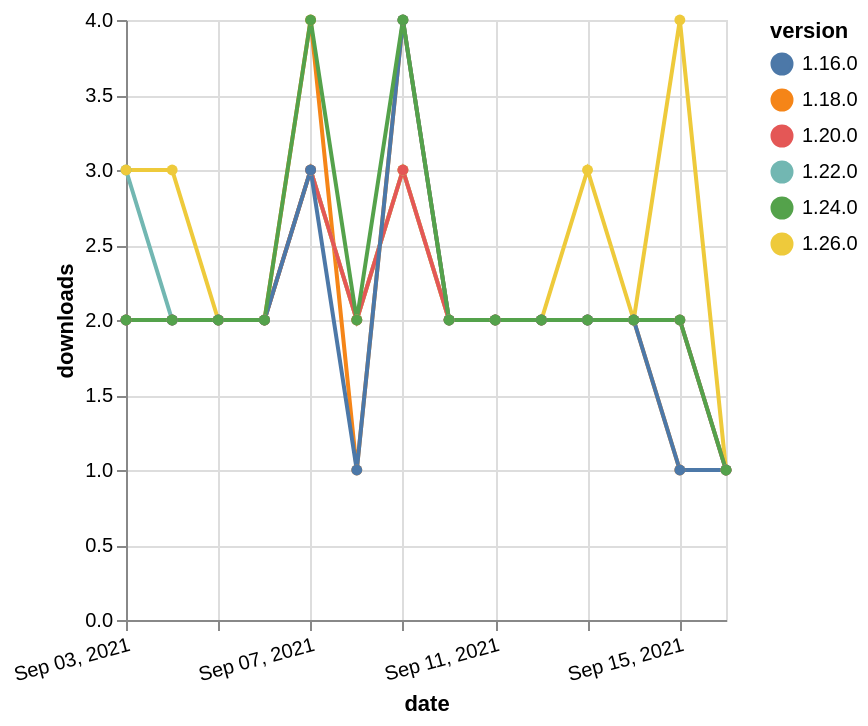

The specification (Vega-Lite) saved for this image:
### Vega-Lite specification from a JSON file in a GitHub repository (floating-point values rounded to 4 significant figures)
{"$schema": "https://vega.github.io/schema/vega-lite/v5.json", "description": "A simple bar chart with embedded data.", "data": {"values": [{"date": "2021-09-03", "total": 1948, "delta": 2, "version": "1.18.0"}, {"date": "2021-09-04", "total": 1950, "delta": 2, "version": "1.18.0"}, {"date": "2021-09-05", "total": 1952, "delta": 2, "version": "1.18.0"}, {"date": "2021-09-06", "total": 1954, "delta": 2, "version": "1.18.0"}, {"date": "2021-09-07", "total": 1958, "delta": 4, "version": "1.18.0"}, {"date": "2021-09-08", "total": 1959, "delta": 1, "version": "1.18.0"}, {"date": "2021-09-09", "total": 1963, "delta": 4, "version": "1.18.0"}, {"date": "2021-09-10", "total": 1965, "delta": 2, "version": "1.18.0"}, {"date": "2021-09-11", "total": 1967, "delta": 2, "version": "1.18.0"}, {"date": "2021-09-12", "total": 1969, "delta": 2, "version": "1.18.0"}, {"date": "2021-09-13", "total": 1971, "delta": 2, "version": "1.18.0"}, {"date": "2021-09-14", "total": 1973, "delta": 2, "version": "1.18.0"}, {"date": "2021-09-15", "total": 1974, "delta": 1, "version": "1.18.0"}, {"date": "2021-09-16", "total": 1975, "delta": 1, "version": "1.18.0"}, {"date": "2021-09-03", "total": 994, "delta": 3, "version": "1.22.0"}, {"date": "2021-09-04", "total": 996, "delta": 2, "version": "1.22.0"}, {"date": "2021-09-05", "total": 998, "delta": 2, "version": "1.22.0"}, {"date": "2021-09-06", "total": 1000, "delta": 2, "version": "1.22.0"}, {"date": "2021-09-07", "total": 1003, "delta": 3, "version": "1.22.0"}, {"date": "2021-09-08", "total": 1005, "delta": 2, "version": "1.22.0"}, {"date": "2021-09-09", "total": 1008, "delta": 3, "version": "1.22.0"}, {"date": "2021-09-10", "total": 1010, "delta": 2, "version": "1.22.0"}, {"date": "2021-09-11", "total": 1012, "delta": 2, "version": "1.22.0"}, {"date": "2021-09-12", "total": 1014, "delta": 2, "version": "1.22.0"}, {"date": "2021-09-13", "total": 1016, "delta": 2, "version": "1.22.0"}, {"date": "2021-09-14", "total": 1018, "delta": 2, "version": "1.22.0"}, {"date": "2021-09-15", "total": 1020, "delta": 2, "version": "1.22.0"}, {"date": "2021-09-16", "total": 1021, "delta": 1, "version": "1.22.0"}, {"date": "2021-09-03", "total": 219, "delta": 3, "version": "1.26.0"}, {"date": "2021-09-04", "total": 222, "delta": 3, "version": "1.26.0"}, {"date": "2021-09-05", "total": 224, "delta": 2, "version": "1.26.0"}, {"date": "2021-09-06", "total": 226, "delta": 2, "version": "1.26.0"}, {"date": "2021-09-07", "total": 229, "delta": 3, "version": "1.26.0"}, {"date": "2021-09-08", "total": 231, "delta": 2, "version": "1.26.0"}, {"date": "2021-09-09", "total": 234, "delta": 3, "version": "1.26.0"}, {"date": "2021-09-10", "total": 236, "delta": 2, "version": "1.26.0"}, {"date": "2021-09-11", "total": 238, "delta": 2, "version": "1.26.0"}, {"date": "2021-09-12", "total": 240, "delta": 2, "version": "1.26.0"}, {"date": "2021-09-13", "total": 243, "delta": 3, "version": "1.26.0"}, {"date": "2021-09-14", "total": 245, "delta": 2, "version": "1.26.0"}, {"date": "2021-09-15", "total": 249, "delta": 4, "version": "1.26.0"}, {"date": "2021-09-16", "total": 250, "delta": 1, "version": "1.26.0"}, {"date": "2021-09-03", "total": 1462, "delta": 2, "version": "1.20.0"}, {"date": "2021-09-04", "total": 1464, "delta": 2, "version": "1.20.0"}, {"date": "2021-09-05", "total": 1466, "delta": 2, "version": "1.20.0"}, {"date": "2021-09-06", "total": 1468, "delta": 2, "version": "1.20.0"}, {"date": "2021-09-07", "total": 1471, "delta": 3, "version": "1.20.0"}, {"date": "2021-09-08", "total": 1473, "delta": 2, "version": "1.20.0"}, {"date": "2021-09-09", "total": 1476, "delta": 3, "version": "1.20.0"}, {"date": "2021-09-10", "total": 1478, "delta": 2, "version": "1.20.0"}, {"date": "2021-09-11", "total": 1480, "delta": 2, "version": "1.20.0"}, {"date": "2021-09-12", "total": 1482, "delta": 2, "version": "1.20.0"}, {"date": "2021-09-13", "total": 1484, "delta": 2, "version": "1.20.0"}, {"date": "2021-09-14", "total": 1486, "delta": 2, "version": "1.20.0"}, {"date": "2021-09-15", "total": 1488, "delta": 2, "version": "1.20.0"}, {"date": "2021-09-16", "total": 1489, "delta": 1, "version": "1.20.0"}, {"date": "2021-09-03", "total": 2039, "delta": 2, "version": "1.16.0"}, {"date": "2021-09-04", "total": 2041, "delta": 2, "version": "1.16.0"}, {"date": "2021-09-05", "total": 2043, "delta": 2, "version": "1.16.0"}, {"date": "2021-09-06", "total": 2045, "delta": 2, "version": "1.16.0"}, {"date": "2021-09-07", "total": 2048, "delta": 3, "version": "1.16.0"}, {"date": "2021-09-08", "total": 2049, "delta": 1, "version": "1.16.0"}, {"date": "2021-09-09", "total": 2053, "delta": 4, "version": "1.16.0"}, {"date": "2021-09-10", "total": 2055, "delta": 2, "version": "1.16.0"}, {"date": "2021-09-11", "total": 2057, "delta": 2, "version": "1.16.0"}, {"date": "2021-09-12", "total": 2059, "delta": 2, "version": "1.16.0"}, {"date": "2021-09-13", "total": 2061, "delta": 2, "version": "1.16.0"}, {"date": "2021-09-14", "total": 2063, "delta": 2, "version": "1.16.0"}, {"date": "2021-09-15", "total": 2064, "delta": 1, "version": "1.16.0"}, {"date": "2021-09-16", "total": 2065, "delta": 1, "version": "1.16.0"}, {"date": "2021-09-03", "total": 687, "delta": 2, "version": "1.24.0"}, {"date": "2021-09-04", "total": 689, "delta": 2, "version": "1.24.0"}, {"date": "2021-09-05", "total": 691, "delta": 2, "version": "1.24.0"}, {"date": "2021-09-06", "total": 693, "delta": 2, "version": "1.24.0"}, {"date": "2021-09-07", "total": 697, "delta": 4, "version": "1.24.0"}, {"date": "2021-09-08", "total": 699, "delta": 2, "version": "1.24.0"}, {"date": "2021-09-09", "total": 703, "delta": 4, "version": "1.24.0"}, {"date": "2021-09-10", "total": 705, "delta": 2, "version": "1.24.0"}, {"date": "2021-09-11", "total": 707, "delta": 2, "version": "1.24.0"}, {"date": "2021-09-12", "total": 709, "delta": 2, "version": "1.24.0"}, {"date": "2021-09-13", "total": 711, "delta": 2, "version": "1.24.0"}, {"date": "2021-09-14", "total": 713, "delta": 2, "version": "1.24.0"}, {"date": "2021-09-15", "total": 715, "delta": 2, "version": "1.24.0"}, {"date": "2021-09-16", "total": 716, "delta": 1, "version": "1.24.0"}]}, "width": "container", "mark": {"type": "line", "point": {"filled": true}}, "encoding": {"x": {"field": "date", "type": "temporal", "timeUnit": "yearmonthdate", "title": "date", "axis": {"labelAngle": -15}}, "y": {"field": "delta", "type": "quantitative", "title": "downloads"}, "color": {"field": "version", "type": "nominal"}, "tooltip": {"field": "delta"}}}
